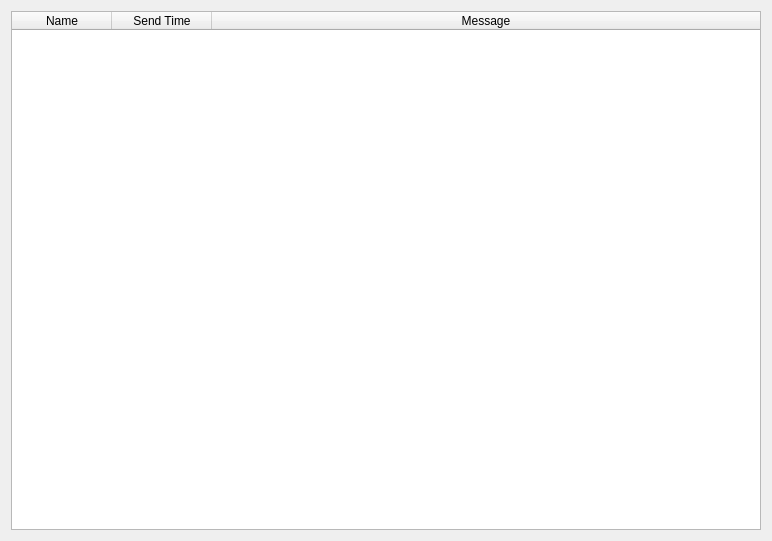
<?xml version="1.0" encoding="UTF-8"?>
<ui version="4.0">
 <class>pmHistory</class>
 <widget class="QDialog" name="pmHistory">
  <property name="geometry">
   <rect>
    <x>0</x>
    <y>0</y>
    <width>772</width>
    <height>541</height>
   </rect>
  </property>
  <property name="windowTitle">
   <string>Personal Message History</string>
  </property>
  <layout class="QGridLayout" name="gridLayout">
   <item row="0" column="0">
    <widget class="QTableWidget" name="tableWidget">
     <attribute name="horizontalHeaderShowSortIndicator" stdset="0">
      <bool>true</bool>
     </attribute>
     <attribute name="horizontalHeaderStretchLastSection">
      <bool>true</bool>
     </attribute>
     <column>
      <property name="text">
       <string>Name</string>
      </property>
     </column>
     <column>
      <property name="text">
       <string>Send Time</string>
      </property>
     </column>
     <column>
      <property name="text">
       <string>Message</string>
      </property>
     </column>
    </widget>
   </item>
  </layout>
 </widget>
 <resources/>
 <connections/>
</ui>
